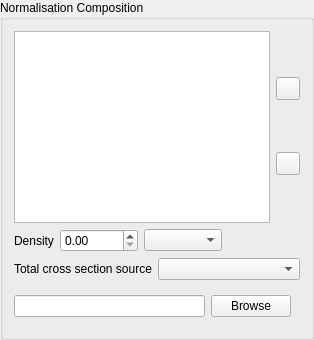
                 <widget class="QGroupBox" name="sampleCompositionGroupBox">
                  <property name="sizePolicy">
                   <sizepolicy hsizetype="Expanding" vsizetype="Minimum">
                    <horstretch>0</horstretch>
                    <verstretch>0</verstretch>
                   </sizepolicy>
                  </property>
                  <property name="maximumSize">
                   <size>
                    <width>16777215</width>
                    <height>16777215</height>
                   </size>
                  </property>
                  <property name="title">
                   <string>Normalisation Composition</string>
                  </property>
                  <layout class="QVBoxLayout" name="verticalLayout_14">
                   <item>
                    <layout class="QHBoxLayout" name="horizontalLayout_13">
                     <item>
                      <widget class="CompositionTable" name="normalisationCompositionTable">
                       <property name="horizontalScrollBarPolicy">
                        <enum>Qt::ScrollBarAlwaysOff</enum>
                       </property>
                       <property name="selectionBehavior">
                        <enum>QAbstractItemView::SelectRows</enum>
                       </property>
                       <attribute name="horizontalHeaderDefaultSectionSize">
                        <number>67</number>
                       </attribute>
                      </widget>
                     </item>
                     <item>
                      <layout class="QVBoxLayout" name="verticalLayout_13">
                       <item>
                        <widget class="QToolButton" name="insertElementButton">
                         <property name="maximumSize">
                          <size>
                           <width>16777215</width>
                           <height>16777215</height>
                          </size>
                         </property>
                         <property name="text">
                          <string/>
                         </property>
                         <property name="icon">
                          <iconset resource="../resources/resources.qrc">
                           <normaloff>:/icons/plus.png</normaloff>:/icons/plus.png</iconset>
                         </property>
                        </widget>
                       </item>
                       <item>
                        <widget class="QToolButton" name="removeElementButton">
                         <property name="maximumSize">
                          <size>
                           <width>16777215</width>
                           <height>16777215</height>
                          </size>
                         </property>
                         <property name="text">
                          <string/>
                         </property>
                         <property name="icon">
                          <iconset resource="../resources/resources.qrc">
                           <normaloff>:/icons/minus.png</normaloff>:/icons/minus.png</iconset>
                         </property>
                        </widget>
                       </item>
                      </layout>
                     </item>
                    </layout>
                   </item>
                   <item>
                    <layout class="QHBoxLayout" name="horizontalLayout_35">
                     <item>
                      <widget class="QLabel" name="densityLabel">
                       <property name="sizePolicy">
                        <sizepolicy hsizetype="Fixed" vsizetype="Preferred">
                         <horstretch>0</horstretch>
                         <verstretch>0</verstretch>
                        </sizepolicy>
                       </property>
                       <property name="maximumSize">
                        <size>
                         <width>16777215</width>
                         <height>16777215</height>
                        </size>
                       </property>
                       <property name="text">
                        <string>Density</string>
                       </property>
                      </widget>
                     </item>
                     <item>
                      <widget class="ExponentialSpinBox" name="densitySpinBox">
                       <property name="sizePolicy">
                        <sizepolicy hsizetype="Expanding" vsizetype="Preferred">
                         <horstretch>0</horstretch>
                         <verstretch>0</verstretch>
                        </sizepolicy>
                       </property>
                       <property name="maximumSize">
                        <size>
                         <width>16777215</width>
                         <height>16777215</height>
                        </size>
                       </property>
                      </widget>
                     </item>
                     <item>
                      <widget class="QComboBox" name="densityUnitsComboBox">
                       <property name="sizePolicy">
                        <sizepolicy hsizetype="Expanding" vsizetype="Fixed">
                         <horstretch>0</horstretch>
                         <verstretch>0</verstretch>
                        </sizepolicy>
                       </property>
                       <property name="maximumSize">
                        <size>
                         <width>16777215</width>
                         <height>16777215</height>
                        </size>
                       </property>
                      </widget>
                     </item>
                     <item>
                      <spacer name="horizontalSpacer_18">
                       <property name="orientation">
                        <enum>Qt::Horizontal</enum>
                       </property>
                       <property name="sizeHint" stdset="0">
                        <size>
                         <width>40</width>
                         <height>20</height>
                        </size>
                       </property>
                      </spacer>
                     </item>
                    </layout>
                   </item>
                   <item>
                    <layout class="QHBoxLayout" name="horizontalLayout_32">
                     <item>
                      <widget class="QLabel" name="totalCrossSectionLabel">
                       <property name="text">
                        <string>Total cross section source</string>
                       </property>
                      </widget>
                     </item>
                     <item>
                      <widget class="QComboBox" name="totalCrossSectionComboBox">
                       <property name="sizePolicy">
                        <sizepolicy hsizetype="Expanding" vsizetype="Fixed">
                         <horstretch>0</horstretch>
                         <verstretch>0</verstretch>
                        </sizepolicy>
                       </property>
                       <property name="maximumSize">
                        <size>
                         <width>16777215</width>
                         <height>16777215</height>
                        </size>
                       </property>
                      </widget>
                     </item>
                    </layout>
                   </item>
                   <item>
                    <widget class="QWidget" name="crossSectionFileWidget" native="true">
                     <layout class="QHBoxLayout" name="horizontalLayout_33">
                      <property name="leftMargin">
                       <number>0</number>
                      </property>
                      <item>
                       <widget class="QLineEdit" name="crossSectionFileLineEdit"/>
                      </item>
                      <item>
                       <widget class="QPushButton" name="browseCrossSectionFileButton">
                        <property name="text">
                         <string>Browse</string>
                        </property>
                       </widget>
                      </item>
                     </layout>
                    </widget>
                   </item>
                  </layout>
                 </widget>
